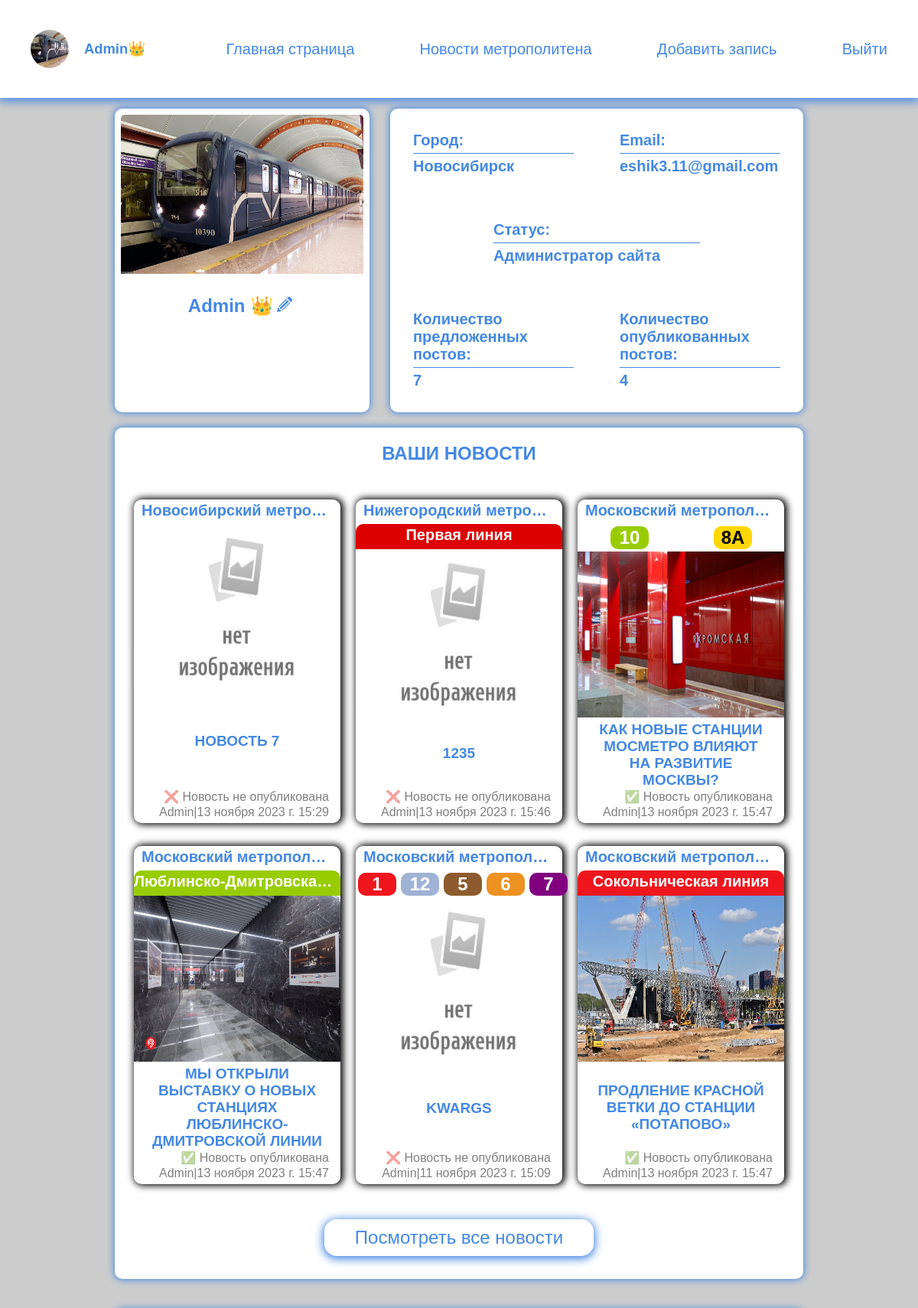
The page /users/account/ (signed in, upper part) on the database as committed earlier.
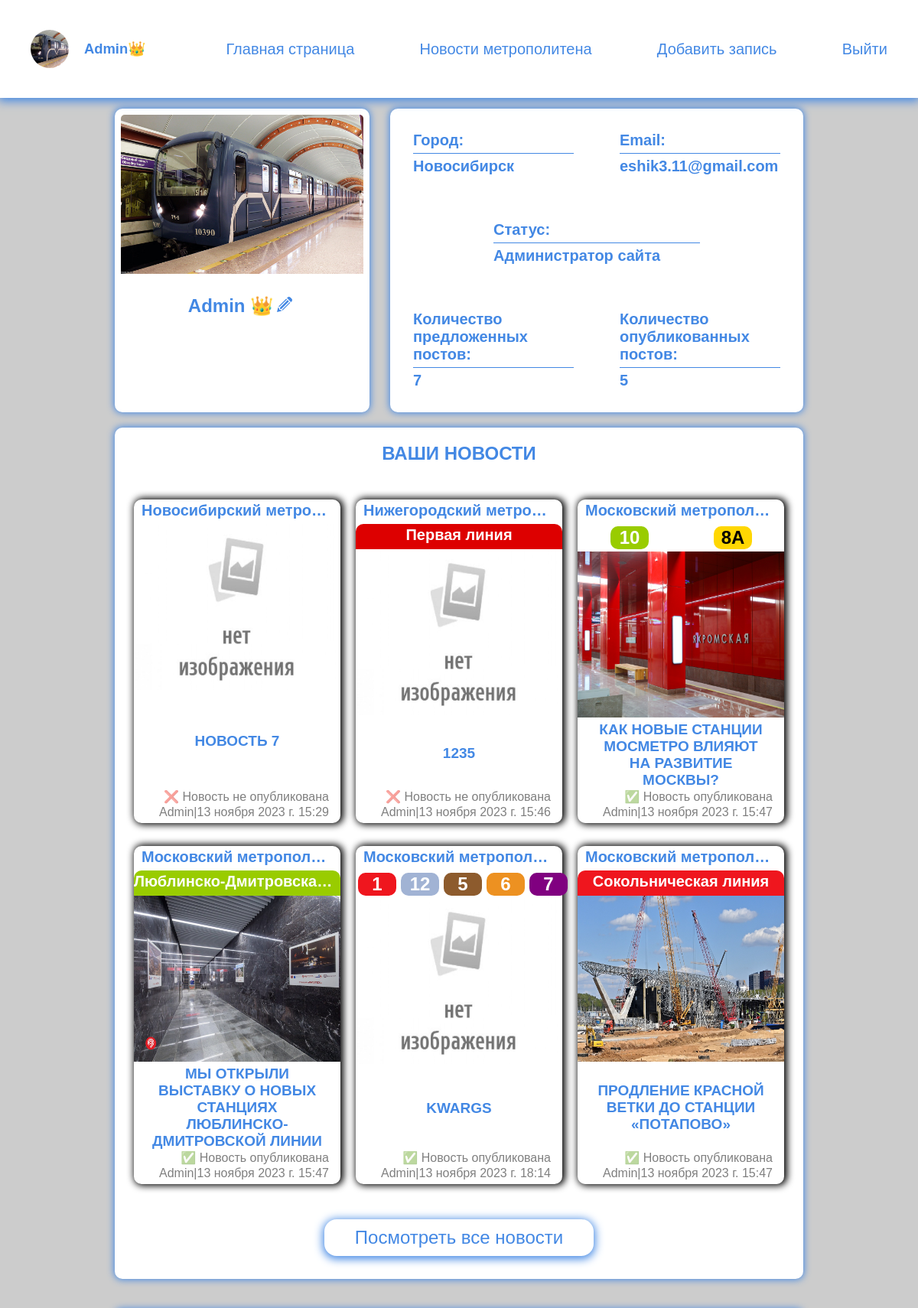
The same page on the database as committed later.
### metro_blog/models.py (models this page shows, shortened)
class Blog(models.Model):
    owner = models.ForeignKey(Profile, on_delete=models.SET_NULL, blank=True, null=True, verbose_name='Автор')
    title = models.CharField(max_length=250, blank=False, verbose_name='Название')
    slug = models.CharField(max_length=250, unique=True, verbose_name='Ссылка')
    content = RichTextField(blank=True, null=True, verbose_name='Текст', config_name='extends')
    image = models.ImageField(upload_to='images/%Y/%M/%D', blank=True, verbose_name='Картинка')
    source = models.CharField(max_length=250, blank=True, null=True, verbose_name='Источник')
    is_public = models.BooleanField(default=False)
    time_created = models.DateTimeField(auto_now_add=True, verbose_name='Время создания')
    time_update = models.DateTimeField(auto_now=True, verbose_name='Время обновления')
    city = models.ForeignKey(City, on_delete=models.PROTECT, blank=True, null=True, verbose_name='Город')
    line = models.ManyToManyField(Line, blank=True, verbose_name='линий')
    def get_absolute_url(self):
        return reverse('post', kwargs={'post_slug': self.slug})
    class Meta:
        verbose_name = 'Новость'
        verbose_name_plural = 'Новости'
        ordering = ['-time_created']

### metro_wiki/models.py (models this page shows)
class City(models.Model):
    title = models.CharField(max_length=100, blank=False, verbose_name='Название метрополитена')
    slug = models.CharField(max_length=100, blank=False, unique=True, verbose_name='Ссылка')
    image = models.ImageField(upload_to='images/%Y/%M/%D', blank=True, verbose_name='Картинка')
    content = RichTextField(blank=True, null=True, verbose_name='Текст', config_name='extends')
    def __str__(self):
        return self.title
    def get_absolute_url(self):
        return reverse('city', kwargs={'city_slug': self.slug})
    class Meta:
        verbose_name = 'Город'
        verbose_name_plural = 'Города'
        ordering = ['title']

### users/models.py (models this page shows, shortened)
class Profile(AbstractBaseUser, PermissionsMixin):
    username = models.CharField(max_length=150, unique=True, blank=False)
    city = models.CharField(max_length=150, blank=True)
    email = models.EmailField(_('email_address'), unique=True, max_length=200)
    date_joined = models.DateTimeField(default=timezone.now)
    is_staff = models.BooleanField(default=False)
    is_active = models.BooleanField(default=True)
    image = models.ImageField(upload_to='avatars/%Y/%M/%D', default='avatars/avatar.jpg', blank=True)
    tracked_city = models.ForeignKey(City, on_delete=models.PROTECT, blank=True, null=True,
                                     verbose_name='Отслеживаемый метрополитен')
    USERNAME_FIELD = 'username'
    REQUIRED_FIELDS = []
    objects = CustomUserManager()

### users/views.py (the view)
# urls.py: path('account/', UserAccount.as_view(), name='user'),
class UserAccount(LoginRequiredMixin, DataMixin, ListView):
    model = Profile
    template_name = 'user/account.html'
    context_object_name = 'user'
    def get_context_data(self, *, object_list=None, **kwargs):
        context = super().get_context_data(**kwargs)
        if self.request.user.is_authenticated:
            context['post_user_count'] = Blog.objects.filter(owner=self.request.user).count
        context['ppuc'] = Blog.objects.filter(owner=self.request.user, is_public=True).count
        context['post_user'] = Blog.objects.filter(owner=self.request.user)
        context['tracked_city_posts'] = Blog.objects.filter(city=self.request.user.tracked_city)
        context['posts'] = Blog.objects.filter(is_public=True)
        c_def = self.get_user_context(title=self.request.user)
        return dict(list(context.items()) + list(c_def.items()))

### main_page/utils.py (called while the page is built)
    @staticmethod
    def get_user_context(**kwargs):
        context = kwargs
        context['menu'] = menu
        context['submenu_editor'] = submenu_editor
        context['cats'] = cats
        return context

### metro_wiki/models.py (called while the page is built)
    def get_absolute_url(self):
        return reverse('line', kwargs={'line_slug': self.slug})

### users/templates/user/account.html (shortened to what the changed rows need)
{% extends 'main_page/base.html' %}
{% load blog_filters %}
{% load static %}
{% block content %}
<main class="content">
    <section class="user_wrap">
        <div class="main_user_info bg-fff">
            <div>
                <h2>{{request.user}} {% if request.user.is_staff %}👑{% endif %}</h2>
            </div>
        </div>
        <div class="other_user_info bg-fff">
            <div>
                <span>Количество опубликованных постов:</span>
                <hr class="hr-line mtb-5">
                <span>{{ ppuc }}</span>
            </div>
        </div>
        <div>
            {% if post_user %}
            <div class="your_news bg-fff">
                <h2>Ваши новости</h2>
                <ul class="profile-news">
                    {% for p in post_user|slice:"6" %}
                    <li class="element mw-wrap brad-10 black-shadow">
                        <div class="cat_post">
                            <a href="{{ p.city.get_absolute_url }}">
                                <span class="link_city">{{ p.city.title }}</span>
                            </a>
                            <ul class="post_lines_list">
                                {% for l in p.line.all|slice:"5" %}
                                {% if forloop.first and forloop.last %}
                                <li class="post_single_line hover_line"
                                    style="background: {{ l.color }}; --hl:{{ l.color }}80;">
                                    <a href="{{ l.get_absolute_url }}">
                                        <span style="color: {{ l.color_text }};">
                                            {{ l.title }}
                                        </span>
                                    </a>
                                </li>
                                {% else %}
                                <li class="post_multiple_line">
                                    <a href="{{ l.get_absolute_url }}">
                                        <svg width="50" height="30" xmlns="http://www.w3.org/2000/svg"
                                             style="--svgh: {{ l.color }}80">
                                            <g>
                                                <title>background</title>
                                                <rect fill="none" id="canvas_background" height="62" width="102" y="-1"
                                                      x="-1"/>
                                            </g>
                                            <g>
                                                <title>{{ l.title }}</title>
                                                <rect rx="10" id="svg_1" height="30" width="50" y="-0.01212" x="0.0001"
                                                      stroke-width="0" stroke="#000" fill="{{ l.color }}"/>
                                                <text font-weight="bold" xml:space="preserve" text-anchor="middle"
                                                      font-family="Helvetica, Arial, sans-serif" font-size="24"
                                                      id="svg_4"
                                                      y="23.31122"
                                                      x="25" fill-opacity="null" stroke-opacity="null" stroke-width="0"
                                                      stroke="#000" fill="{{ l.color_text }}">{{ l.number }}</text>
                                            </g>
                                        </svg>
                                    </a>
                                </li>
                                {% endif %}
                                {% endfor %}
                            </ul>
                        </div>
                        <a href="{{ p.get_absolute_url }}">
                            <div class="hover_background"></div>
                            <div class="prev_post">
                                {% if p.image %}
                                <img src="{{ p.image.url }}" alt="post_image">
                                {% else %}
                                <img src="{% static 'images/plug.jpg' %}" alt="post_image">
                                {% endif %}
                            </div>
                            <h2>{{ p.title | truncatewords:15 }}</h2>
                            <div class="date_post">
                                <div class="post_status">
                                    <p>{% if p.is_public %}✅{% else %}❌{% endif %} Новость
                                        {% if not p.is_public %} не{% endif %} опубликована</p>
                                </div>
                                <span>{{ p.owner.username }}|{{ p.time_update }}</span>
                            </div>
                        </a>
                    </li>
                    {% endfor %}
                </ul>
            </div>
            {% endif %}
        </div>
    </section>
</main>
{% endblock %}

Rows that differ between the two databases and show on the page:
changed Blog "KWARGS": time_update "11 ноября 2023 г. 15:09" → "13 ноября 2023 г. 18:14"; is_public "❌ не" → "✅"
Other text that changed with them:
{{ ppuc }}: "4" → "5"
